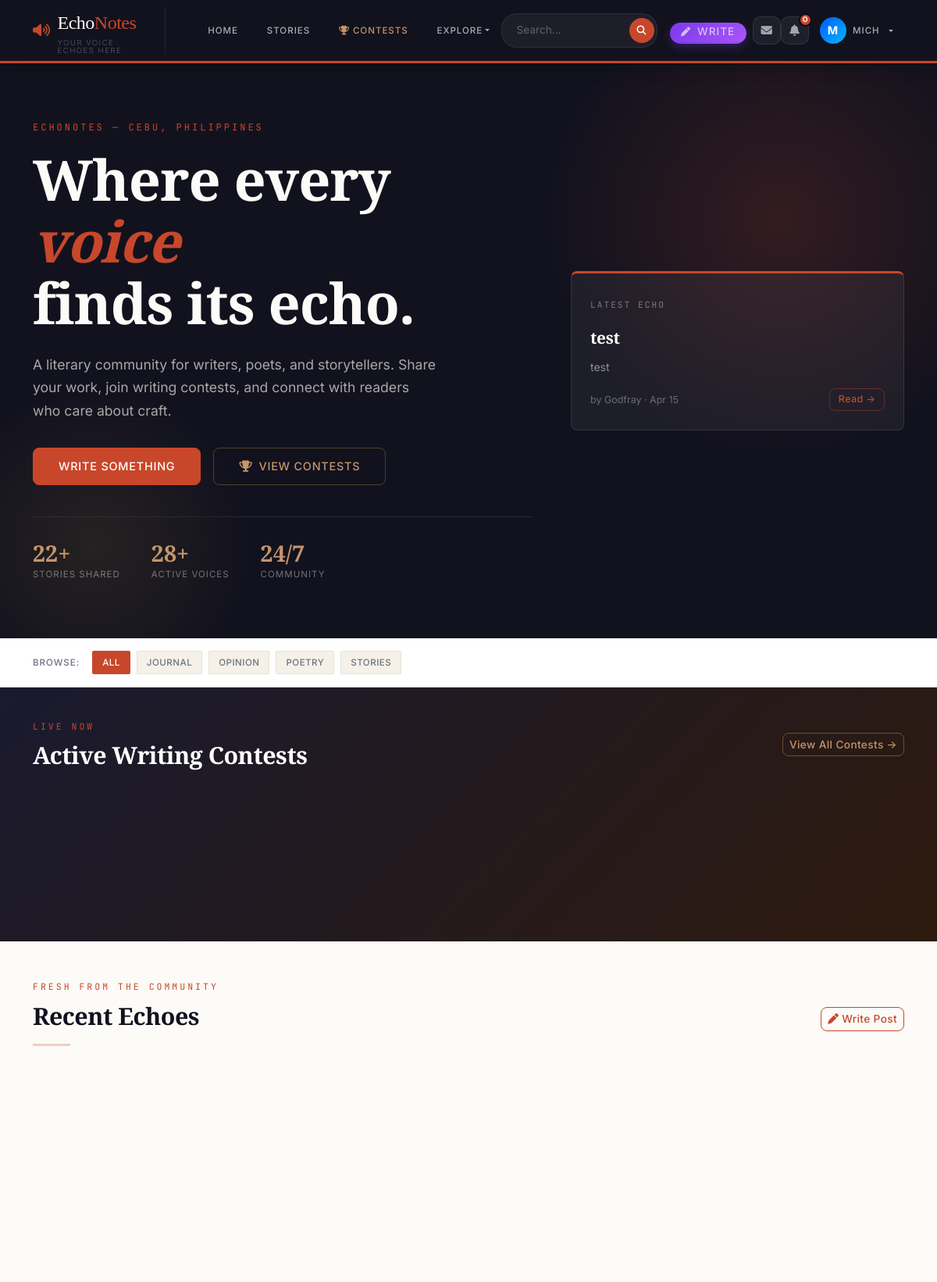
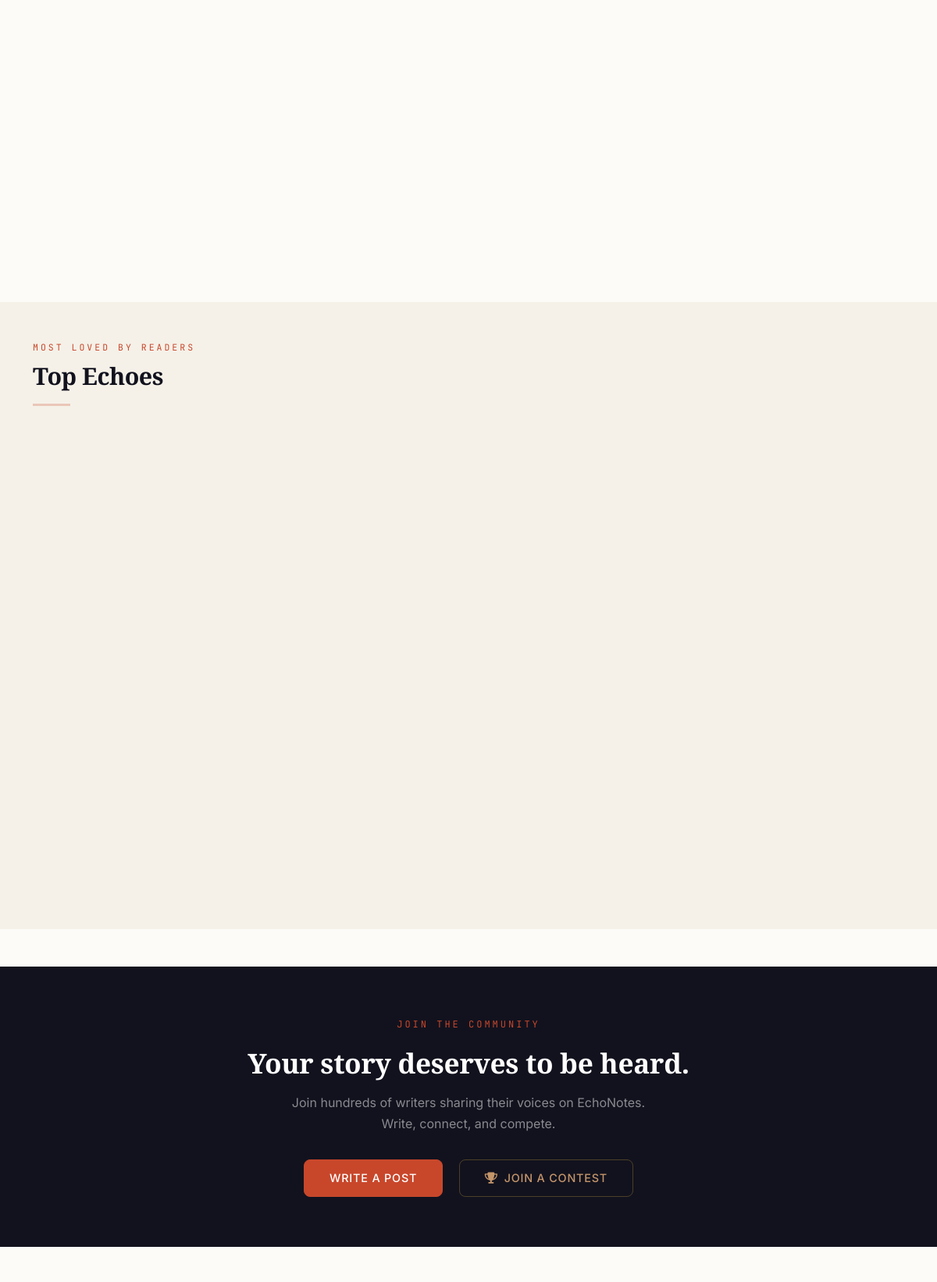
/ (signed in, upper part), run on the app's committed database (2 pictures, top to bottom).
### blog/models.py (models this page shows, shortened)
class Post(models.Model):
    STATUS_DRAFT = 'draft'
    STATUS_PUBLISHED = 'published'
    STATUS_CHOICES = [
        (STATUS_DRAFT, 'Draft'),
        (STATUS_PUBLISHED, 'Published'),
    ]
    title = models.CharField(max_length=200)
    content = models.TextField()
    author = models.ForeignKey(User, on_delete=models.CASCADE, related_name='posts')
    category = models.ForeignKey(Category, on_delete=models.SET_NULL, null=True, blank=True, related_name='posts')
    mood = models.CharField(max_length=20, choices=MOOD_CHOICES, blank=True)
    ai_summary = models.TextField(blank=True, help_text="AI-generated 1-sentence summary")
    is_flagged = models.BooleanField(default=False)
    toxicity_score = models.FloatField(default=0.0)
    status = models.CharField(max_length=10, choices=STATUS_CHOICES, default=STATUS_PUBLISHED)
    created_date = models.DateTimeField(default=timezone.now)
    updated_date = models.DateTimeField(auto_now=True)
    class Meta:
        ordering = ['-created_date']
    def total_likes(self):
        return self.likes.count()
    def total_comments(self):
        return self.comments.count()
    def reading_time(self):
        return max(1, math.ceil(len(self.content.split()) / 200))

class Category(models.Model):
    name = models.CharField(max_length=100, unique=True)
    slug = models.SlugField(max_length=100, unique=True)
    description = models.TextField(blank=True)
    icon = models.CharField(max_length=50, default='fas fa-circle', help_text="FontAwesome class (e.g., 'fas fa-feather')")
    color = models.CharField(max_length=20, default='#7c3aed', help_text="Brand color hex code")
    subscribers = models.ManyToManyField(User, related_name='subscribed_circles', blank=True)
    created_date = models.DateTimeField(default=timezone.now)
    class Meta:
        verbose_name_plural = 'Categories'
        ordering = ['name']

### blog/views.py (the view)
# urls.py: path('', views.landing, name='landing'),
def landing(request):
    from .models import AIBroadcast
    recent_posts = Post.objects.filter(status='published').order_by('-created_date')[:6]
    popular_posts = Post.objects.filter(status='published').annotate(
        like_count=Count('likes')
    ).order_by('-like_count', '-created_date')[:6]
    categories = Category.objects.all()
    active_contests = Contest.objects.filter(status__in=['open', 'voting']).order_by('-created_date')[:3]
    today_prompt = DailyPrompt.objects.filter(date=date.today(), is_active=True).first()
    today_word = WordOfTheDay.objects.filter(date=date.today()).first()
    latest_broadcast = AIBroadcast.objects.filter(is_active=True).first()
    context = {
        'recent_posts': recent_posts,
        'popular_posts': popular_posts,
        'total_posts': Post.objects.filter(status='published').count(),
        'total_users': UserProfile.objects.count(),
        'categories': categories,
        'active_contests': active_contests,
        'today_prompt': today_prompt,
        'today_word': today_word,
        'latest_broadcast': latest_broadcast,
    }
    return render(request, 'landing.html', context)

### blog/templates/landing.html (shortened to what this page needs)
{% extends 'base.html' %}
{% load static %}
{% block content %}
<section class="hero-section py-5">
    <div class="container py-4">
        <div class="row align-items-center">
            <div class="col-lg-7">
                <span class="hero-eyebrow">EchoNotes — Cebu, Philippines</span>
                <h1 class="hero-title">
                    Where every <em>voice</em><br>finds its echo.
                </h1>
                <p class="hero-subtitle">
                    A literary community for writers, poets, and storytellers.
                    Share your work, join writing contests, and connect with
                    readers who care about craft.
                </p>
                {% if not user.is_authenticated %}
                <div class="d-flex gap-3 flex-wrap">
                    <a href="{% url 'register' %}" class="btn btn-primary btn-lg">
                        Start Writing Free
                    </a>
                    <a href="{% url 'login' %}" class="btn btn-lg"
                       style="color:rgba(255,255,255,0.7);border:1px solid rgba(255,255,255,0.2)">
                        Sign In
                    </a>
                </div>
                {% else %}
                <div class="d-flex gap-3 flex-wrap">
                    <a href="{% url 'create-post' %}" class="btn btn-primary btn-lg">
                        Write Something
                    </a>
                    <a href="{% url 'contest-list' %}" class="btn btn-lg"
                       style="color:var(--gold);border:1px solid rgba(212,168,67,0.3)">
                        <i class="fas fa-trophy me-2"></i>View Contests
                    </a>
                </div>
                {% endif %}
                <div class="hero-stats">
                    <div>
                        <div class="hero-stat-number">{{ total_posts }}+</div>
                        <div class="hero-stat-label">Stories Shared</div>
                    </div>
                    <div>
                        <div class="hero-stat-number">{{ total_users }}+</div>
                        <div class="hero-stat-label">Active Voices</div>
                    </div>
                    <div>
                        <div class="hero-stat-number">24/7</div>
                        <div class="hero-stat-label">Community</div>
                    </div>
                </div>
            </div>
            <div class="col-lg-5 d-none d-lg-block">
                {% if recent_posts %}
                {% with post=recent_posts.0 %}
                <div class="card p-4 ms-4" style="background:rgba(255,255,255,0.05);border:1px solid rgba(255,255,255,0.1);border-top:3px solid var(--accent)">
                    <div class="mb-3">
                        <span style="font-family:var(--font-mono);font-size:0.7rem;letter-spacing:2px;text-transform:uppercase;color:rgba(255,255,255,0.4)">
                            Latest Echo
                        </span>
                    </div>
                    <h4 style="font-family:var(--font-display);color:white;font-size:1.3rem;line-height:1.35;margin-bottom:0.75rem">
                        {{ post.title }}
                    </h4>
                    <p style="color:rgba(255,255,255,0.5);font-size:0.875rem;line-height:1.65;margin-bottom:1rem">
                        {{ post.content|truncatewords:25 }}
                    </p>
                    <div class="d-flex justify-content-between align-items-center">
                        <small style="color:rgba(255,255,255,0.35);font-size:0.78rem">
                            by {{ post.author.username }} · {{ post.created_date|date:"M d" }}
                        </small>
                        <a href="{% url 'post-detail' post.pk %}" class="btn btn-sm"
                           style="color:var(--accent);border:1px solid rgba(200,71,43,0.4);font-size:0.78rem;padding:0.25rem 0.65rem">
                            Read →
                        </a>
                    </div>
                </div>
                {% endwith %}
                {% endif %}
            </div>
        </div>
    </div>
</section>
<section style="background:white;border-bottom:1px solid var(--cream-border);padding:1rem 0;position:sticky;top:62px;z-index:100">
    <div class="container">
        <div class="d-flex gap-2 align-items-center flex-wrap">
            <span style="font-size:0.72rem;letter-spacing:1px;text-transform:uppercase;color:var(--ink-muted);font-weight:500;margin-right:0.5rem">Browse:</span>
            <a href="{% url 'landing' %}" class="category-pill active">All</a>
            {% for category in categories %}
                <a href="{% url 'category-posts' category.slug %}" class="category-pill">
                    {{ category.name }}
                </a>
            {% endfor %}
        </div>
    </div>
</section>
{% if active_contests %}
<section style="background:linear-gradient(135deg,#1a1a2e,#2d1a0e);padding:2.5rem 0;">
    <div class="container">
        <div class="d-flex justify-content-between align-items-center mb-3 flex-wrap gap-2">
            <div>
                <span class="section-eyebrow">Live Now</span>
                <h2 class="section-title" style="color:white">Active Writing Contests</h2>
            </div>
            <a href="{% url 'contest-list' %}" class="btn btn-sm" style="color:var(--gold);border:1px solid rgba(212,168,67,0.4)">
                View All Contests →
            </a>
        </div>
        <div class="row g-3">
            {% for contest in active_contests %}
            <div class="col-md-4">
            </div>
            {% endfor %}
        </div>
    </div>
</section>
{% endif %}
<section class="container my-5">
    <div class="d-flex justify-content-between align-items-end mb-1">
        <div>
            <span class="section-eyebrow">Fresh from the community</span>
            <h2 class="section-title">Recent Echoes</h2>
        </div>
        {% if user.is_authenticated %}
        <a href="{% url 'create-post' %}" class="btn btn-outline-primary btn-sm d-none d-md-inline-flex align-items-center gap-1">
            <i class="fas fa-pen"></i> Write Post
        </a>
        {% endif %}
    </div>
    <hr class="section-divider">
    <div class="row g-4">
        {% for post in recent_posts %}
        <div class="col-md-6 col-lg-4">
        </div>
        {% endfor %}
    </div>
</section>
<section style="background:var(--cream-dark);padding:3rem 0;margin:3rem 0">
    <div class="container">
        <div class="mb-1">
            <span class="section-eyebrow">Most loved by readers</span>
            <h2 class="section-title">Top Echoes</h2>
        </div>
        <hr class="section-divider">
        <div class="row g-4">
            {% for post in popular_posts %}
            <div class="col-md-6 col-lg-4">
            </div>
            {% empty %}
            <div class="col-12 text-center py-4 text-muted">No popular posts yet.</div>
            {% endfor %}
        </div>
    </div>
</section>
<section style="background:var(--ink);padding:4rem 0;text-align:center">
    <div class="container">
        <span class="hero-eyebrow" style="justify-content:center;display:block">Join the Community</span>
        <h2 style="font-family:var(--font-display);color:white;font-size:2.2rem;margin-bottom:1rem">
            Your story deserves to be heard.
        </h2>
        <p style="color:rgba(255,255,255,0.5);max-width:480px;margin:0 auto 2rem;font-size:1rem;line-height:1.7">
            Join hundreds of writers sharing their voices on EchoNotes.
            Write, connect, and compete.
        </p>
        {% if not user.is_authenticated %}
        <a href="{% url 'register' %}" class="btn btn-primary btn-lg me-3">Create Free Account</a>
        <a href="{% url 'contest-list' %}" class="btn btn-lg" style="color:var(--gold);border:1px solid rgba(212,168,67,0.3)">
            <i class="fas fa-trophy me-2"></i>View Contests
        </a>
        {% else %}
        <a href="{% url 'create-post' %}" class="btn btn-primary btn-lg me-3">Write a Post</a>
        <a href="{% url 'contest-list' %}" class="btn btn-lg" style="color:var(--gold);border:1px solid rgba(212,168,67,0.3)">
            <i class="fas fa-trophy me-2"></i>Join a Contest
        </a>
        {% endif %}
    </div>
</section>
{% endblock %}

### blog/templates/base.html (shortened to what this page needs)
{% load static %}
<!DOCTYPE html>
<html lang="en">
<head>
  <link href="https://cdn.jsdelivr.net/npm/bootstrap@5.3.0/dist/css/bootstrap.min.css" rel="stylesheet">
  <link rel="stylesheet" href="https://cdnjs.cloudflare.com/ajax/libs/font-awesome/6.4.0/css/all.min.css">
  <link rel="stylesheet" href="{% static 'css/style.css' %}?v=1.0.1">
<body>
  <nav class="echonav navbar navbar-expand-lg">
    <div class="container">
      <a class="echo-brand" href="{% url 'landing' %}">
        <i class="fas fa-volume-up" style="color:var(--accent);font-size:1.1rem"></i>
        <div>
          Echo<span>Notes</span>
          <small>Your voice echoes here</small>
        </div>
      </a>
      <div class="collapse navbar-collapse" id="navbarNav">
        <ul class="navbar-nav me-auto mb-2 mb-lg-0 align-items-lg-center" style="gap: 0.5rem; margin-left: 1.5rem;">
          <li class="nav-item">
            <a class="nav-link" href="{% url 'landing' %}">Home</a>
          </li>
          <li class="nav-item">
            <a class="nav-link" href="{% url 'story-list' %}">Stories</a>
          </li>
          <li class="nav-item">
            <a class="nav-link highlight" href="{% url 'contest-list' %}">
              <i class="fas fa-trophy me-1" style="color:var(--gold)"></i>Contests
            </a>
          </li>
          <li class="nav-item dropdown">
            <a class="nav-link dropdown-toggle" href="#" id="exploreDropdown" role="button" data-bs-toggle="dropdown"
              aria-expanded="false">
              Explore
            </a>
          </li>
        </ul>
        <div class="d-flex align-items-lg-center gap-3">
          <form class="echo-search d-flex align-items-center m-0" action="{% url 'search' %}" method="GET"
            style="background: rgba(255,255,255,0.05); border-radius: 20px; padding: 3px; border: 1px solid rgba(255,255,255,0.08);">
            <input type="search" name="q" placeholder="Search..." required
              class="border-0 bg-transparent text-white px-3" style="outline: none; font-size: 0.85rem; width: 160px;">
            <button type="submit" class="border-0 rounded-circle d-flex justify-content-center align-items-center"
              style="background: var(--accent); width: 32px; height: 32px; color: white;"><i class="fas fa-search"
                style="font-size: 0.75rem;"></i></button>
          </form>
          <ul class="navbar-nav align-items-lg-center m-0">
            {% if user.is_authenticated %}
            <li class="nav-item me-2 d-none d-lg-block">
              <a class="nav-link py-1 px-3 text-white" href="{% url 'create-post' %}"
                style="background: linear-gradient(135deg, #7c3aed, #a855f7); border-radius: 20px; font-size: 0.85rem; font-weight: 500; display: inline-flex; align-items: center; box-shadow: 0 4px 12px rgba(124,58,237,0.3);">
                <i class="fas fa-pen me-2" style="font-size: 0.75rem;"></i> Write
              </a>
            </li>
            {% if user.is_authenticated %}
            <li class="nav-item">
              <a href="{% url 'inbox' %}" class="notif-icon-btn" title="Messages" style="text-decoration:none">
                <i class="fas fa-envelope"></i>
              </a>
            </li>
            <li class="nav-item" style="position:relative">
              <button id="notif-bell-btn" class="notif-icon-btn" title="Notifications">
                <i class="fas fa-bell"></i>
                <span id="notif-badge" class="notif-badge" style="display:none">0</span>
              </button>
            </li>
            {% endif %}
            <li class="nav-item dropdown">
              <a class="nav-link dropdown-toggle d-flex align-items-center gap-2" href="#" id="profileDropdown"
                role="button" data-bs-toggle="dropdown" aria-expanded="false" style="padding: 0.2rem 1rem;">
                <div class="rounded-circle d-flex justify-content-center align-items-center"
                  style="width: 34px; height: 34px; background: linear-gradient(135deg,rgb(0, 89, 255),rgb(0, 183, 255)); color: white; font-weight: bold; font-size: 0.9rem;">
                  {{ user.username|make_list|first|upper }}
                </div>
                <span class="d-none d-lg-block">{{ user.username }}</span>
              </a>
            </li>
            {% endif %}
          </ul>
        </div>
      </div>
    </div>
  </nav>
  <main>
    {% block content %}{% endblock %}
  </main>
</body>
</html>

### data on the page
Post: title "test", content "test", author.username "Godfray", created_date "Apr 15"
Category: name "JOURNAL"
Category: name "OPINION"
Category: name "POETRY"
Category: name "STORIES"

### other printed values
{{ user.username|make_list|first|upper }} "M"
{{ user.username }} "MICH"
{{ total_posts }} "22"
{{ total_users }} "28"
